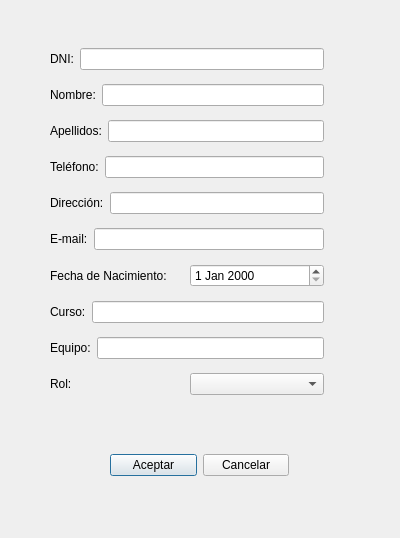
<?xml version="1.0" encoding="UTF-8"?>
<ui version="4.0">
 <class>Insertar_Modificar_Alumno</class>
 <widget class="QDialog" name="Insertar_Modificar_Alumno">
  <property name="geometry">
   <rect>
    <x>0</x>
    <y>0</y>
    <width>400</width>
    <height>538</height>
   </rect>
  </property>
  <property name="windowTitle">
   <string>Dialog</string>
  </property>
  <widget class="QWidget" name="layoutWidget">
   <property name="geometry">
    <rect>
     <x>50</x>
     <y>40</y>
     <width>274</width>
     <height>370</height>
    </rect>
   </property>
   <layout class="QVBoxLayout" name="verticalLayout">
    <item>
     <layout class="QHBoxLayout" name="horizontalLayout">
      <item>
       <widget class="QLabel" name="label">
        <property name="text">
         <string>DNI:</string>
        </property>
       </widget>
      </item>
      <item>
       <widget class="QLineEdit" name="lineEditDNI"/>
      </item>
     </layout>
    </item>
    <item>
     <layout class="QHBoxLayout" name="horizontalLayout_2">
      <item>
       <widget class="QLabel" name="label_2">
        <property name="text">
         <string>Nombre:</string>
        </property>
       </widget>
      </item>
      <item>
       <widget class="QLineEdit" name="lineEditNombre"/>
      </item>
     </layout>
    </item>
    <item>
     <layout class="QHBoxLayout" name="horizontalLayout_3">
      <item>
       <widget class="QLabel" name="label_3">
        <property name="text">
         <string>Apellidos:</string>
        </property>
       </widget>
      </item>
      <item>
       <widget class="QLineEdit" name="lineEditApellidos"/>
      </item>
     </layout>
    </item>
    <item>
     <layout class="QHBoxLayout" name="horizontalLayout_4">
      <item>
       <widget class="QLabel" name="label_4">
        <property name="text">
         <string>Teléfono:</string>
        </property>
       </widget>
      </item>
      <item>
       <widget class="QLineEdit" name="lineEditTelefono"/>
      </item>
     </layout>
    </item>
    <item>
     <layout class="QHBoxLayout" name="horizontalLayout_6">
      <item>
       <widget class="QLabel" name="label_5">
        <property name="text">
         <string>Dirección:</string>
        </property>
       </widget>
      </item>
      <item>
       <widget class="QLineEdit" name="lineEditDireccion"/>
      </item>
     </layout>
    </item>
    <item>
     <layout class="QHBoxLayout" name="horizontalLayout_5">
      <item>
       <widget class="QLabel" name="label_6">
        <property name="text">
         <string>E-mail:</string>
        </property>
       </widget>
      </item>
      <item>
       <widget class="QLineEdit" name="lineEditEmail"/>
      </item>
     </layout>
    </item>
    <item>
     <layout class="QHBoxLayout" name="horizontalLayout_7">
      <item>
       <widget class="QLabel" name="label_7">
        <property name="text">
         <string>Fecha de Nacimiento:</string>
        </property>
       </widget>
      </item>
      <item>
       <widget class="QDateEdit" name="dateEditFecha"/>
      </item>
     </layout>
    </item>
    <item>
     <layout class="QHBoxLayout" name="horizontalLayout_9">
      <item>
       <widget class="QLabel" name="label_8">
        <property name="text">
         <string>Curso:</string>
        </property>
       </widget>
      </item>
      <item>
       <widget class="QLineEdit" name="lineEditCurso"/>
      </item>
     </layout>
    </item>
    <item>
     <layout class="QHBoxLayout" name="horizontalLayout_10">
      <item>
       <widget class="QLabel" name="label_9">
        <property name="text">
         <string>Equipo:</string>
        </property>
       </widget>
      </item>
      <item>
       <widget class="QLineEdit" name="lineEditEquipo"/>
      </item>
     </layout>
    </item>
    <item>
     <layout class="QHBoxLayout" name="horizontalLayout_8">
      <item>
       <widget class="QLabel" name="label_10">
        <property name="text">
         <string>Rol:</string>
        </property>
       </widget>
      </item>
      <item>
       <widget class="QComboBox" name="comboBoxLider">
        <item>
         <property name="text">
          <string/>
         </property>
        </item>
        <item>
         <property name="text">
          <string>Lider</string>
         </property>
        </item>
        <item>
         <property name="text">
          <string>No Lider</string>
         </property>
        </item>
       </widget>
      </item>
     </layout>
    </item>
   </layout>
  </widget>
  <widget class="QWidget" name="">
   <property name="geometry">
    <rect>
     <x>110</x>
     <y>450</y>
     <width>179</width>
     <height>30</height>
    </rect>
   </property>
   <layout class="QHBoxLayout" name="horizontalLayout_11">
    <item>
     <widget class="QPushButton" name="pushButtonAceptar">
      <property name="text">
       <string>Aceptar</string>
      </property>
     </widget>
    </item>
    <item>
     <widget class="QPushButton" name="pushButtonCancelar">
      <property name="text">
       <string>Cancelar</string>
      </property>
     </widget>
    </item>
   </layout>
  </widget>
 </widget>
 <resources/>
 <connections/>
</ui>
